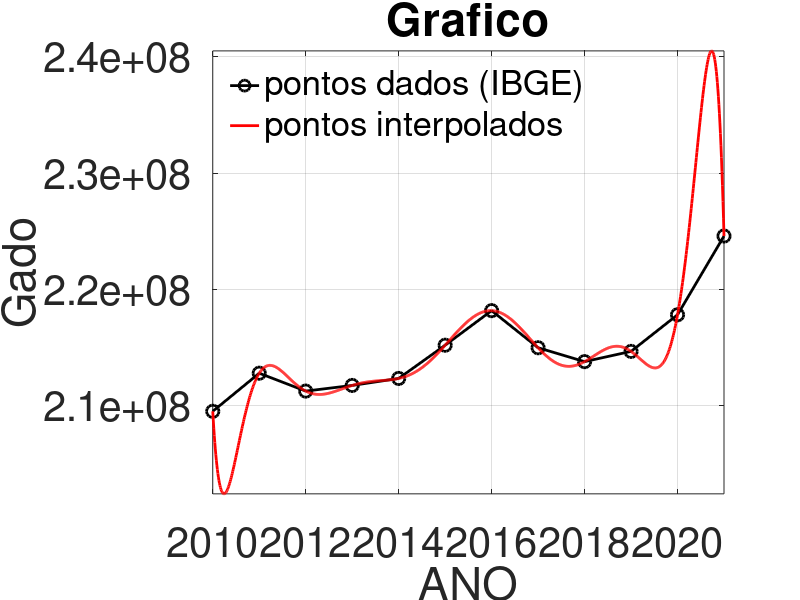

The MATLAB script that drew this image:
clc, clear all, close all

##Pontos = [2010,30715460; #Produção de leite por ano
##          2011,32096214;
##          2012,32304421;
##          2013,34255236;
##          2014,35124360;
##          2015,34609588;
##          2016,33680401;
##          2017,33313230;
##          2018,33907899;
##          2019,34871669;
##          2020,35316667;
##          2021,35305047];

##Pontos = [2010,3246719;  # producao de ovos(mil duzias) por ano
##          2011,3394020;
##          2012,3473021;
##          2013,3614178;
##          2014,3731796;
##          2015,3768233;
##          2016,3842896;
##          2017,4214488;
##          2018,4430236;
##          2019,4605431;
##          2020,4767519;
##          2021,4849697];

Pontos = [2010,209541109; # cabeças bovinas
          2011,212815311;
          2012,211279082;
          2013,211764292;
          2014,212366132;
          2015,215220508;
          2016,218190768;
          2017,215003578;
          2018,213809445;
          2019,214689984;
          2020,217836282;
          2021,224602112];

N = length(Pontos);

for L = 1 : N

  Xd(L) = Pontos(L,1);
  Yd(L) = Pontos(L,2);

end
%%x = 2009:0.12:2021;
n=1000;
x = linspace(2010,2021,n);
for K = 1 : length(x)
  y(K) = 0;
  %for - somatorio
  for i = 1 : N
    produt = 1;
    %for - produtorio
    for j = 1 : N
      if (j ~= i)
        produt = produt*((x(K) - Xd(j)) / (Xd(i) - Xd(j)));
      endif
    endfor

    y(K) = y(K) + produt*Yd(i);
  end

end

% plot(Xd,Yd,'ko',x,y,'r.');
%plot(x,y);



##plot(Xd,Yd,'ko',x,y,'r-');


Fig=figure(1);
ax=axes;
a=plot(Xd,Yd,'-ko',x,y,'r-');
set(a,'MarkerSize',9,'Linewidth',2);
L(1)=legend('pontos dados (IBGE)','pontos interpolados');
title('Grafico')
L(2)=xlabel('ANO'); L(3)=ylabel('Gado');
set(L,'fontsize',35);set(ax,'fontsize',30);
set(L(1),'Box','Off','Location','NorthWest','fontsize',25);

axis([x(1) x(length(x)) min(y) max(y)])
grid on

